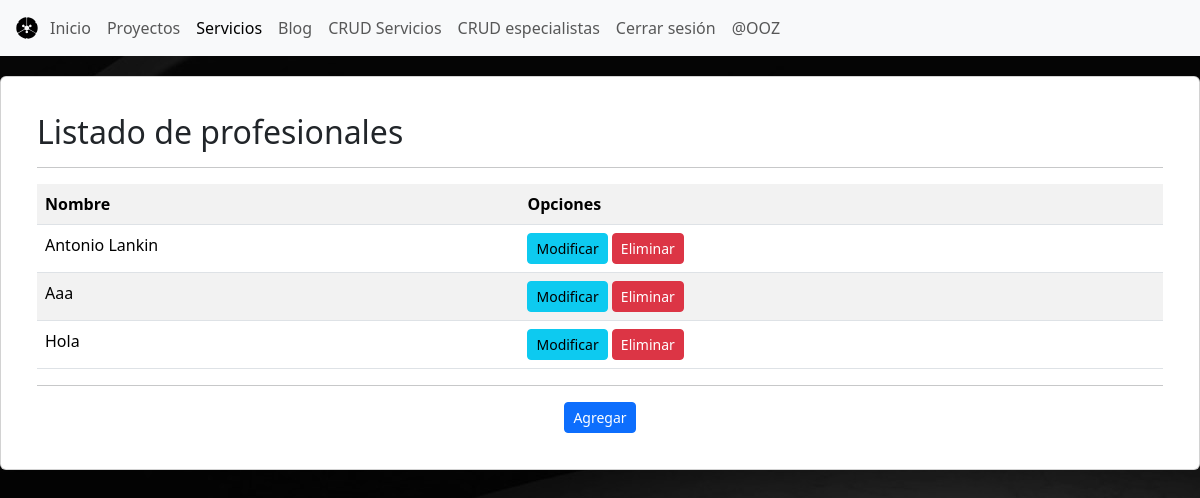
The app's page /blog/listar_profesional/ (signed in), older data.
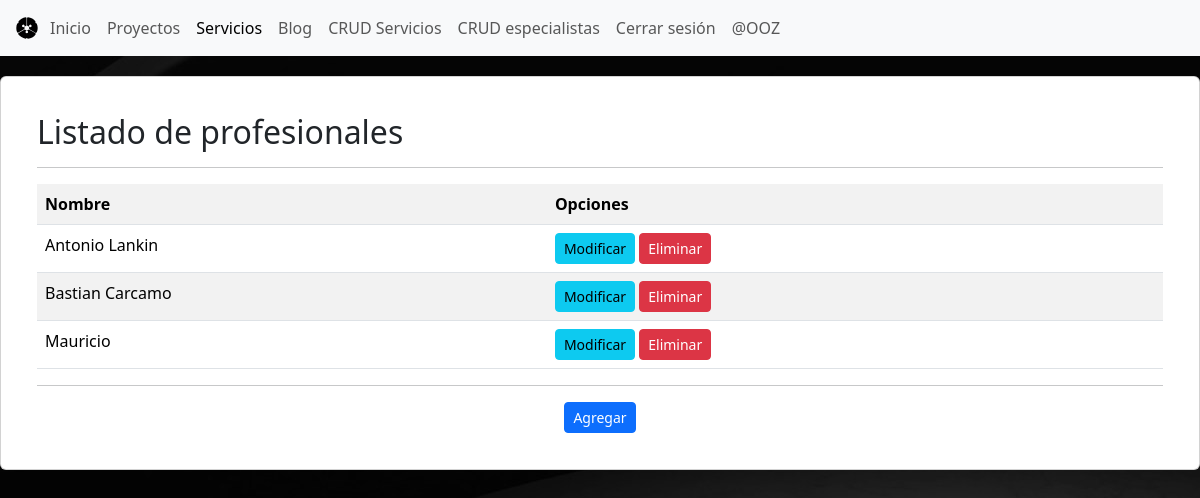
The same page, newer data.
### blog/models.py (models this page shows, shortened)
class especialista (models.Model):
    nombre = models.CharField(max_length=50)
    Imagen = models.ImageField()

### blog/views.py (the view)
# urls.py: path("listar_profesional/",views.listar_profesional,name="listar_profesional"),
@permission_required('blog.add_servicio')
def listar_profesional(request):
 especialistas = especialista.objects.all()
 data={
     'especialistas':especialistas
    }
 return render(request,"pages/listar_profesional.html",data)

### blog/templates/pages/listar_profesional.html (shortened to what this page needs)
<!DOCTYPE html>
<html lang="en">
<head>
    {% load static %}
    <link rel="stylesheet" href="{% static 'css/bootstrap.min.css' %}">
    <link rel="stylesheet" href="{% static 'css/custom.css' %}">
    <link rel="stylesheet" href="https://cdnjs.cloudflare.com/ajax/libs/font-awesome/6.5.2/css/all.min.css">
</head>
<body>
    <header>
        <nav class="navbar navbar-expand-lg bg-body-tertiary">
            <div class="container-fluid">
                <img src="{% static 'img/icono.svg' %}" alt="Bootstrap" width="30" height="24">
                <div class="collapse navbar-collapse" id="navbarSupportedContent">
                    <ul class="navbar-nav me-auto mb-2 mb-lg-0">
                        <li class="nav-item">
                            <a class="nav-link" aria-current="page" href="{% url 'index' %}">Inicio</a>
                        </li>
                        <li class="nav-item">
                            <a class="nav-link" href="{% url 'proyectos' %}">Proyectos</a>
                        </li>
                        <li class="nav-item">
                            <a class="nav-link active" href="{% url 'servicios' %}">Servicios</a>
                        </li>
                        <li class="nav-item">
                            <a class="nav-link" href="{% url 'blog' %}">Blog</a>
                        </li>
                        {% if perms.blog.add_servicio %}
                        <li class="nav-item">
                          <a class="nav-link" href="{% url 'listar_servicio' %} ">CRUD Servicios</a>
                        </li>
                        <li class="nav-item">
                            <a class="nav-link" href="{% url 'listar_profesional' %} ">CRUD especialistas</a>
                        </li>
                        {% endif %}
                        {% if user.is_authenticated %}
                        <li class="nav-item">
                            <a class="nav-link" href="#" onclick="event.preventDefault(); document.getElementById('logout-form').submit();">
                                Cerrar sesión
                            </a>
                        </li>
                        <li class="nav-item">
                            <a class="nav-link" href="#">@{{ user.username }}</a>
                        </li>
                        {% else %}
                        <li class="nav-item">
                            <a class="nav-link" href="{% url 'login' %}">Iniciar sesión</a>
                        </li>
                        {% endif %}
                    </ul>
                </div>
            </div>
        </nav>
    </header>
    <div class="card">
        <card class="card-body">
            <h2>Listado de profesionales</h2>
            <hr>
            <table class="table table-striped table-hover table-responsive-sm">
                <tr>
                    <th>Nombre</th>
                    <th>Opciones</th>
                </tr>
                {% for p in especialistas %}
                    <tr>
                        <td>{{ p.nombre | title }}</td>
                        <td>
                            <a href="{% url 'modificar_profesional' p.id%}" class="btn btn-info btn-sm">Modificar</a>
                            <a href="#" onclick="eliminarProfesional({{p.id}})" class="btn btn-danger btn-sm">Eliminar</a>
                        </td>
                    </tr>
                {% endfor %}
            </table>
            <hr>
            <div class="d-flex justify-content-center mt-3">
                <a href="{% url 'agregar_profesional' %}" class="btn btn-primary btn-sm">Agregar</a>
            </div>
        </card>
    </div>
</html>

Row changes from the older to the newer data that the page shows:
removed especialista: nombre "Aaa"
removed especialista: nombre "Hola"
added especialista: nombre "Bastian Carcamo"
added especialista: nombre "Mauricio"
